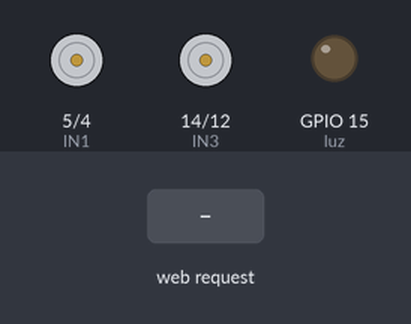
Simulated run of this sketch. Board: ESP8266 (NodeMCU). Shown: motor-driver pin pairs drawn as motors (green arrow = first pin HIGH = forward, orange = second pin HIGH = backward, longer = more drive, scaled by the enable pin), output pins drawn as LEDs (lit = HIGH). The inputs (shaded band) are chosen by the test bench. WiFi joins after 1.5 s; servers stay silent unless stated; what the sketch prints to the serial monitor is not drawn.

Above: at 2.7 s.
2.8 s: HTTP request GET /izquierda received
At 3.1 s:
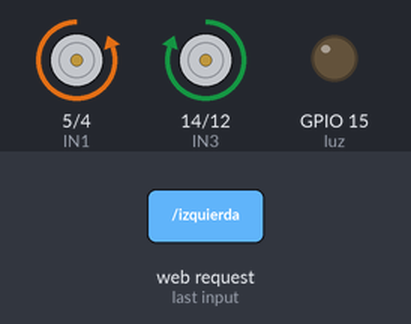
4.3 s: HTTP request GET /derecha received
At 5.4 s:
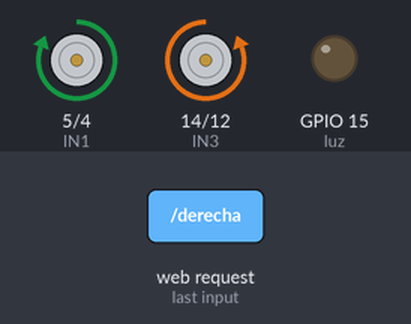
5.8 s: HTTP request GET /abajo received
At 7.0 s:
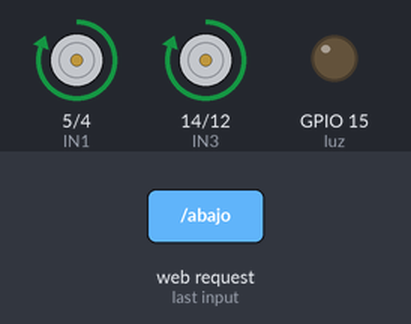
7.3 s: HTTP request GET /arriba received
At 8.0 s:
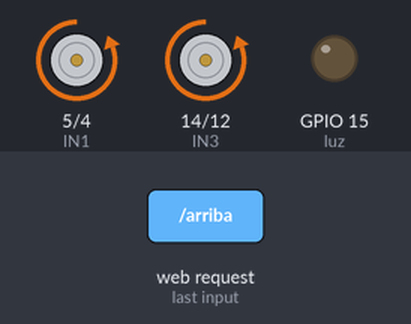
8.8 s: HTTP request GET /parar received
At 10.0 s:
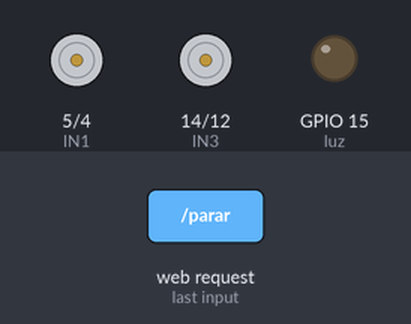
10.3 s: HTTP request GET /encender received
At 11.3 s:
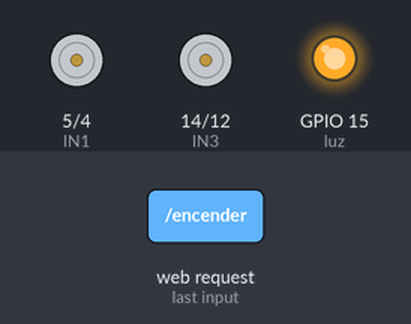
Timing chart, 0 to 12.8 s (numbered marks = the images above; inputs shaded):
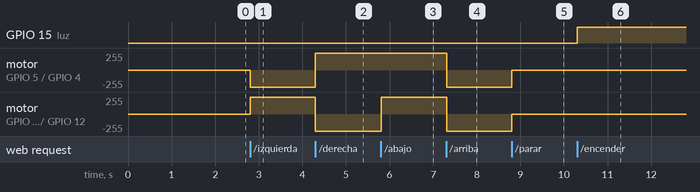

Measured:
- after the input at 2.8 s, motor on GPIO 5 (IN1) / GPIO 4 (IN2): stopped → backward 255/255 at once; motor on GPIO 14 (IN3) / GPIO 12 (IN4): stopped → forward 255/255 at once
- after the input at 4.3 s, motor on GPIO 5 (IN1) / GPIO 4 (IN2): backward 255/255 → forward 255/255 at once; motor on GPIO 14 (IN3) / GPIO 12 (IN4): forward 255/255 → backward 255/255 at once
- after the input at 5.8 s, motor on GPIO 14 (IN3) / GPIO 12 (IN4): backward 255/255 → forward 255/255 at once
- after the input at 7.3 s, motor on GPIO 5 (IN1) / GPIO 4 (IN2), motor on GPIO 14 (IN3) / GPIO 12 (IN4): forward 255/255 → backward 255/255 at once
- after the input at 8.8 s, motor on GPIO 5 (IN1) / GPIO 4 (IN2), motor on GPIO 14 (IN3) / GPIO 12 (IN4): backward 255/255 → stopped at once
- after the input at 10.3 s, GPIO 15 (luz): LOW → HIGH at once

The sketch:

sketch_nov23a.ino
```cpp
#include <ESP8266WiFi.h>
#include <ESP8266WebServer.h>

//configuracion wifi
const char* ssid = "SANTILLAN";
const char* password = "39998882";
ESP8266WebServer server(80);

//configuracion L298N
int IN1 = 5;
int IN2 = 4;
int IN3 = 14;
int IN4 = 12;
int luz = 15;

int velocidad = 512;
int vel_giro = 256;
//de 60 ya los motores no se mueven, desde 70 ya si
#define ENA 0
#define ENB 13


void setup() {
  pinMode(IN1,OUTPUT);
  pinMode(IN2,OUTPUT);
  pinMode(IN3,OUTPUT);
  pinMode(IN4,OUTPUT);
  pinMode(ENA,OUTPUT);
  pinMode(ENB,OUTPUT);
  pinMode(luz,OUTPUT);

  Serial.begin(115200);

  // Conectar a la red Wi-Fi
  WiFi.begin(ssid, password);
  while (WiFi.status() != WL_CONNECTED) {
    delay(500);
    Serial.print(".");
  }
  Serial.println("\nConectado a la red Wi-Fi");


  // Configurar las rutas de los comandos
  server.on("/izquierda", []() {
    server.sendHeader("Access-Control-Allow-Origin", "*"); // Permitir acceso desde cualquier origen
    izquierda();
    server.send(200, "text/plain", "Moviendo Izquierda");
  });

  server.on("/derecha", []() {
    server.sendHeader("Access-Control-Allow-Origin", "*"); // Permitir acceso desde cualquier origen
    derecha();
    server.send(200, "text/plain", "Moviendo Derecha");
  });

  server.on("/abajo", []() {
    server.sendHeader("Access-Control-Allow-Origin", "*"); // Permitir acceso desde cualquier origen
     atras();
    server.send(200, "text/plain", "Moviendo Abajo");
  });

  server.on("/arriba", []() {
    server.sendHeader("Access-Control-Allow-Origin", "*"); // Permitir acceso desde cualquier origen
    adelante();
    server.send(200, "text/plain", "Moviendo Arriba");
  });

    server.on("/parar", []() {
    server.sendHeader("Access-Control-Allow-Origin", "*"); // Permitir acceso desde cualquier origen
    parar();
    server.send(200, "text/plain", "Moviendo Arriba");
  });

    server.on("/encender", []() {
    server.sendHeader("Access-Control-Allow-Origin", "*"); // Permitir acceso desde cualquier origen
    encender();
    server.send(200, "text/plain", "encender luz");
  });

   server.on("/apagar", []() {
    server.sendHeader("Access-Control-Allow-Origin", "*"); // Permitir acceso desde cualquier origen
    apagar();
    server.send(200, "text/plain", "apagar luza");
  });


  // Iniciar el servidor
  server.begin();
  Serial.println("Servidor iniciado");
  Serial.print("IP: ");
  Serial.println(WiFi.localIP());
}

  void atras(){
      digitalWrite(IN1,HIGH);
      digitalWrite(IN2,LOW);
      analogWrite(ENA, velocidad); // PWM: 50% de velocidad (rango 0-1023)

      digitalWrite(IN3,HIGH);
      digitalWrite(IN4,LOW);
      analogWrite(ENB, velocidad);
   }

   void adelante(){
      digitalWrite(IN1,LOW);
      digitalWrite(IN2,HIGH);
      analogWrite(ENA, velocidad);

      digitalWrite(IN3,LOW);
      digitalWrite(IN4,HIGH);
      analogWrite(ENB, velocidad);
   }

   void izquierda(){

     digitalWrite(IN1,LOW);
     digitalWrite(IN2,HIGH);
     analogWrite(ENA,vel_giro);

      digitalWrite(IN3,HIGH);
      digitalWrite(IN4,LOW);
      analogWrite(ENB, vel_giro);
    }
    void derecha(){

     digitalWrite(IN1,HIGH);
     digitalWrite(IN2,LOW);
     analogWrite(ENA,vel_giro);

      digitalWrite(IN3,LOW);
      digitalWrite(IN4,HIGH);
      analogWrite(ENB, vel_giro);
    }

    void parar(){
       analogWrite(ENA, 0);
       analogWrite(ENB, 0);
   }

   void encender(){
     digitalWrite(luz,HIGH);
    }
  void apagar(){
     digitalWrite(luz,LOW);
    }


void loop() {
  // Mantener el servidor en funcionamiento
  server.handleClient();
  delay(15);
}
```
